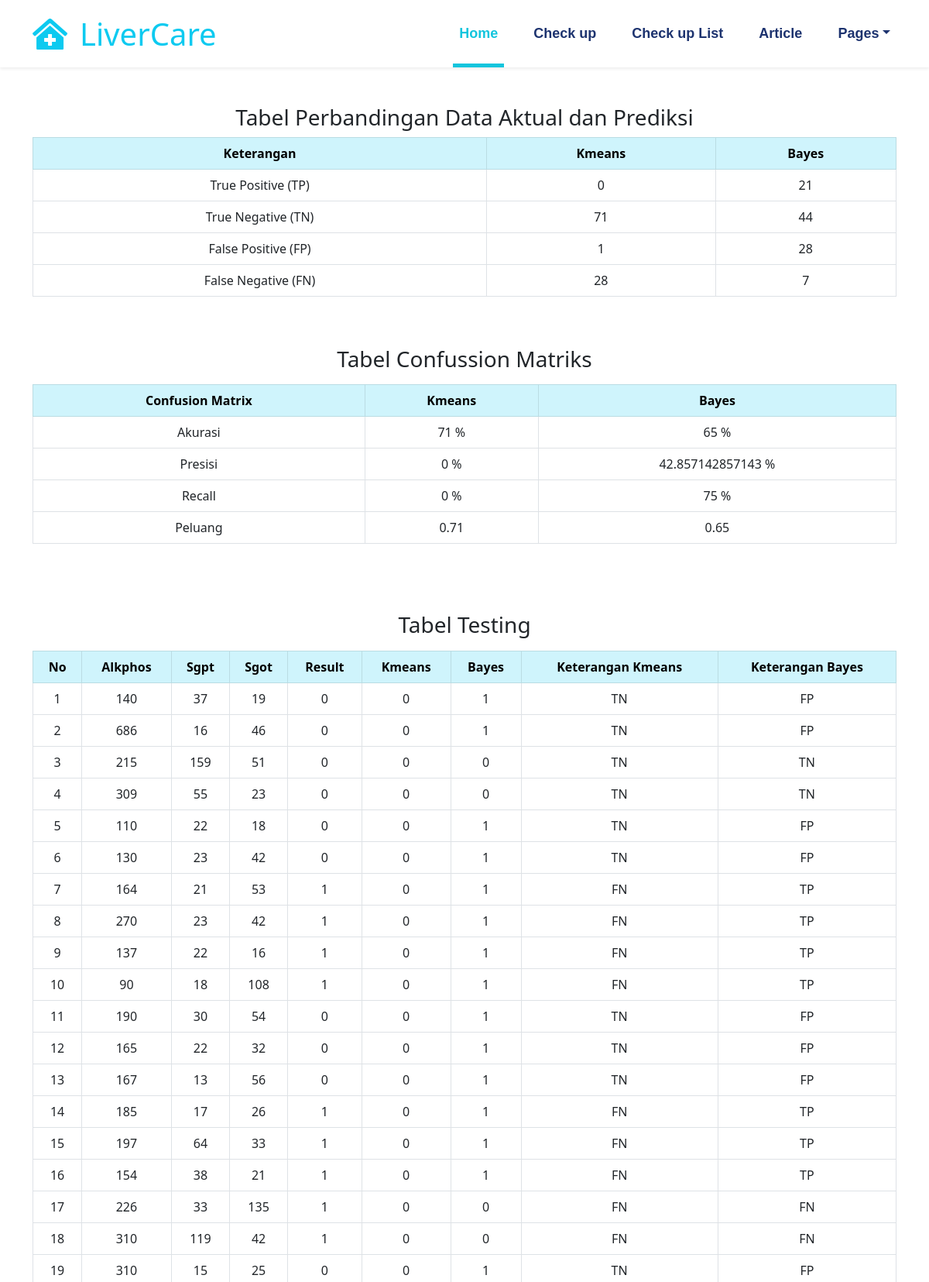
Screenshot of /confussion.php (upper part) with the database file from the repository.
### tables this page shows
CREATE TABLE `testing` (
  `id` int(11) NOT NULL,
  `alkphos` int(11) NOT NULL,
  `sgpt` int(11) NOT NULL,
  `sgot` int(11) NOT NULL,
  `result` int(11) NOT NULL,
  `kmeans` int(11) NOT NULL,
  `bayes` int(11) NOT NULL
);

### confussion.php (the view, shortened to what this page needs)
<?php
include('./koneksi.php');
$kmeansTP = 0;
$kmeansTN = 0;
$kmeansFP = 0;
$kmeansFN = 0;
$bayesTP = 0;
$bayesTN = 0;
$bayesFP = 0;
$bayesFN = 0;
for ($i = 1; $i <= 100; $i++) {
    $query = mysqli_query($connect, "SELECT * FROM testing WHERE id = $i");
    $row = mysqli_fetch_assoc($query);
    $result = $row['result'];
    $kmeans = $row['kmeans'];
    $bayes = $row['bayes'];
    if ($result == 1 and $kmeans == 1) {
        $kmeansTP++;
    } elseif ($result == 0 and $kmeans == 0) {
        $kmeansTN++;
    } elseif ($result == 0 and $kmeans == 1) {
        $kmeansFP++;
    } elseif ($result == 1 and $kmeans == 0) {
        $kmeansFN++;
    }
    if ($result == 1 and $bayes == 1) {
        $bayesTP++;
    } elseif ($result == 0 and $bayes == 0) {
        $bayesTN++;
    } elseif ($result == 0 and $bayes == 1) {
        $bayesFP++;
    } elseif ($result == 1 and $bayes == 0) {
        $bayesFN++;
    }
}
$totalKmeans = $kmeansTP + $kmeansTN + $kmeansFP + $kmeansFN;
$totalBayes = $bayesTP + $bayesTN + $bayesFP + $bayesFN;
if ($totalKmeans > 0) {
    $akurasiKmeans = (($kmeansTP + $kmeansTN) / $totalKmeans) * 100;
    $presisiKmeans = ($kmeansTP / ($kmeansTP + $kmeansFP)) * 100;
    $recallKmeans = ($kmeansTP / ($kmeansTP + $kmeansFN)) * 100;
    $pKmeans = ($kmeansTP + $kmeansTN) / $totalKmeans;
} else {
    "Tidak ada akurasi untuk KMeans";
}
if ($totalBayes > 0) {
    $akurasiBayes = (($bayesTP + $bayesTN) / $totalBayes) * 100;
    $presisiBayes = ($bayesTP / ($bayesTP + $bayesFP)) * 100;
    $recallBayes = ($bayesTP / ($bayesTP + $bayesFN)) * 100;
    $pBayes = ($bayesTP + $bayesTN) / $totalBayes;
} else {
    "Tidak ada akurasi untuk KMeans";
}
?>
<!DOCTYPE html>
<html lang="en">
<head>
    <link href="css/style.css" rel="stylesheet">
    <link href="https://cdnjs.cloudflare.com/ajax/libs/font-awesome/5.15.0/css/all.min.css" rel="stylesheet">
    <link href="https://cdn.jsdelivr.net/npm/bootstrap-icons@1.4.1/font/bootstrap-icons.css" rel="stylesheet">
    <link href="https://cdn.jsdelivr.net/npm/bootstrap@5.3.0-alpha1/dist/css/bootstrap.min.css" rel="stylesheet">
</head>
<body>
    <div class="container-fluid bg-white shadow-sm">
        <div class="container">
            <nav class="navbar navbar-expand-lg bg-white navbar-light py-3 py-lg-0">
                <a href="index.php" class="navbar-brand">
                    <h1 class="m-0 text-upperca se text-info"><i class="fa fa-clinic-medical me-3"></i>LiverCare</h1>
                </a>
                <div class="collapse navbar-collapse" id="navbarCollapse">
                    <div class="navbar-nav ms-auto py-0">
                        <a href="index.php" class="nav-item nav-link active">Home</a>
                        <a href="formdiagnosa.php" class="nav-item nav-link">Check up</a>
                        <a href="list.php" class="nav-item nav-link">Check up List</a>
                        <a href="index.php#article" class="nav-item nav-link">Article</a>
                        <div class="nav-item dropdown">
                            <a href="#" class="nav-link dropdown-toggle" data-bs-toggle="dropdown">Pages</a>
                        </div>
                    </div>
                </div>
            </nav>
        </div>
    </div>
    <div class="container">
        <div class="table-responsive mt-5 col-lg-12 text-center">
            <h3>Tabel Perbandingan Data Aktual dan Prediksi</h3>
            <table class="table table-bordered">
                <tr class="table-info align-middle text-center">
                    <th>Keterangan</th>
                    <th>Kmeans</th>
                    <th>Bayes</th>
                </tr>
                <tr>
                    <td>True Positive (TP)</td>
                    <td><?= $kmeansTP ?></td>
                    <td><?= $bayesTP ?></td>
                </tr>
                <tr>
                    <td>True Negative (TN)</td>
                    <td><?= $kmeansTN ?></td>
                    <td><?= $bayesTN ?></td>
                </tr>
                <tr>
                    <td>False Positive (FP)</td>
                    <td><?= $kmeansFP ?></td>
                    <td><?= $bayesFP ?></td>
                </tr>
                <tr>
                    <td>False Negative (FN)</td>
                    <td><?= $kmeansFN ?></td>
                    <td><?= $bayesFN ?></td>
                </tr>
            </table>
        </div>
        <div class="table-responsive mt-5 col-lg-12 text-center">
            <h3>Tabel Confussion Matriks</h3>
            <table class="my-3 table table-bordered">
                <tr class="table-info align-middle text-center">
                    <th>Confusion Matrix</th>
                    <th>Kmeans</th>
                    <th>Bayes</th>
                </tr>
                <tr>
                    <td>Akurasi</td>
                    <td><?= $akurasiKmeans ?> %</td>
                    <td><?= $akurasiBayes ?> %</td>
                </tr>
                <tr>
                    <td>Presisi</td>
                    <td><?= $presisiKmeans ?> %</td>
                    <td><?= $presisiBayes ?> %</td>
                </tr>
                <tr>
                    <td>Recall</td>
                    <td><?= $recallKmeans ?> %</td>
                    <td><?= $recallBayes ?> %</td>
                </tr>
                <tr>
                    <td>Peluang</td>
                    <td><?= $pKmeans ?></td>
                    <td><?= $pBayes ?></td>
                </tr>
            </table>
        </div>
        <div class="table-responsive mt-5 col-lg-12 text-center">
            <center>
                <h3 class="mt-4 text-center">Tabel Testing</h3>
            </center>
            <table class="my-3 table table-bordered">
                <tr class="table-info align-middle text-center">
                    <th>No</th>
                    <th>Alkphos</th>
                    <th>Sgpt</th>
                    <th>Sgot</th>
                    <th>Result</th>
                    <th>Kmeans</th>
                    <th>Bayes</th>
                    <th>Keterangan Kmeans</th>
                    <th>Keterangan Bayes</th>
                </tr>
                <?php
                $no = 1;
                $baris = mysqli_query($connect, "SELECT * FROM testing");
                while ($row = mysqli_fetch_assoc($baris)) :
                ?>
                    <tr>
                        <td><?= $no++ ?></td>
                        <td><?= $row['alkphos'] ?></td>
                        <td><?= $row['sgpt'] ?></td>
                        <td><?= $row['sgot'] ?></td>
                        <td><?= $row['result'] ?></td>
                        <td><?= $row['kmeans'] ?></td>
                        <td><?= $row['bayes'] ?></td>
                        <td><?php if ($row['result'] == 1 and $row['kmeans'] == 1) {
                                echo "TP";
                            } elseif ($row['result'] == 0 and $row['kmeans'] == 0) {
                                echo "TN";
                            } elseif ($row['result'] == 0 and $row['kmeans'] == 1) {
                                echo "FP";
                            } elseif ($row['result'] == 1 and $row['kmeans'] == 0) {
                                echo "FN";
                            }
                            ?></td>
                        <td><?php if ($row['result'] == 1 and $row['bayes'] == 1) {
                                echo "TP";
                            } elseif ($row['result'] == 0 and $row['bayes'] == 0) {
                                echo "TN";
                            } elseif ($row['result'] == 0 and $row['bayes'] == 1) {
                                echo "FP";
                            } elseif ($row['result'] == 1 and $row['bayes'] == 0) {
                                echo "FN";
                            }
                            ?></td>
                    </tr>
                <?php endwhile; ?>
            </table>
        </div>
    </div>
</body>
</html>

### css/style.css (style rules this page uses)
:root { --primary: #13C5DD; --secondary: #83a5f4; --light: #EFF5F9; --dark: #1d336f; }
.navbar-light .navbar-nav .nav-link { font-family: 'Jost', sans-serif; position: relative; margin-left: 30px; padding: 30px 0; font-size: 18px; font-weight: 700; color: var(--dark); outline: none; transition: .5s; }
.navbar-light .navbar-nav .nav-link:hover, .navbar-light .navbar-nav .nav-link.active { color: var(--primary); }
@media (min-width: 992px) { .navbar-light .navbar-nav .nav-link::before { position: absolute; content: ""; width: 0; height: 5px; bottom: 0; left: 50%; background: var(--primary); transition: .5s; } }
@media (min-width: 992px) { .navbar-light .navbar-nav .nav-link:hover::before, .navbar-light .navbar-nav .nav-link.active::before { width: 100%; left: 0; } }

### rows the page displays
testing: alkphos "140", sgpt "37", sgot "19", result "0", kmeans "0", bayes "1", shows "TN", shows "FP"
testing: alkphos "686", sgpt "16", sgot "46", result "0", kmeans "0", bayes "1", shows "TN", shows "FP"
testing: alkphos "215", sgpt "159", sgot "51", result "0", kmeans "0", bayes "0", shows "TN"
testing: alkphos "309", sgpt "55", sgot "23", result "0", kmeans "0", bayes "0", shows "TN"
testing: alkphos "110", sgpt "22", sgot "18", result "0", kmeans "0", bayes "1", shows "TN", shows "FP"
testing: alkphos "130", sgpt "23", sgot "42", result "0", kmeans "0", bayes "1", shows "TN", shows "FP"
testing: alkphos "164", sgpt "21", sgot "53", result "1", kmeans "0", bayes "1", shows "FN", shows "TP"
testing: alkphos "270", sgpt "23", sgot "42", result "1", kmeans "0", bayes "1", shows "FN", shows "TP"
testing: alkphos "137", sgpt "22", sgot "16", result "1", kmeans "0", bayes "1", shows "FN", shows "TP"
testing: alkphos "90", sgpt "18", sgot "108", result "1", kmeans "0", bayes "1", shows "FN", shows "TP"
testing: alkphos "190", sgpt "30", sgot "54", result "0", kmeans "0", bayes "1", shows "TN", shows "FP"
testing: alkphos "165", sgpt "22", sgot "32", result "0", kmeans "0", bayes "1", shows "TN", shows "FP"
testing: alkphos "167", sgpt "13", sgot "56", result "0", kmeans "0", bayes "1", shows "TN", shows "FP"
testing: alkphos "185", sgpt "17", sgot "26", result "1", kmeans "0", bayes "1", shows "FN", shows "TP"
testing: alkphos "197", sgpt "64", sgot "33", result "1", kmeans "0", bayes "1", shows "FN", shows "TP"
testing: alkphos "154", sgpt "38", sgot "21", result "1", kmeans "0", bayes "1", shows "FN", shows "TP"
testing: alkphos "226", sgpt "33", sgot "135", result "1", kmeans "0", bayes "0", shows "FN"
testing: alkphos "310", sgpt "119", sgot "42", result "1", kmeans "0", bayes "0", shows "FN"
testing: alkphos "310", sgpt "15", sgot "25", result "0", kmeans "0", bayes "1", shows "TN", shows "FP"

### other values shown
$kmeansTP "0"
$bayesTP "21"
$kmeansTN "71"
$bayesTN "44"
$kmeansFP "1"
$bayesFP "28"
$kmeansFN "28"
$bayesFN "7"
$akurasiKmeans "71"
$akurasiBayes "65"
$presisiKmeans "0"
$presisiBayes "42.857142857143"
$recallKmeans "0"
$recallBayes "75"
$pKmeans "0.71"
